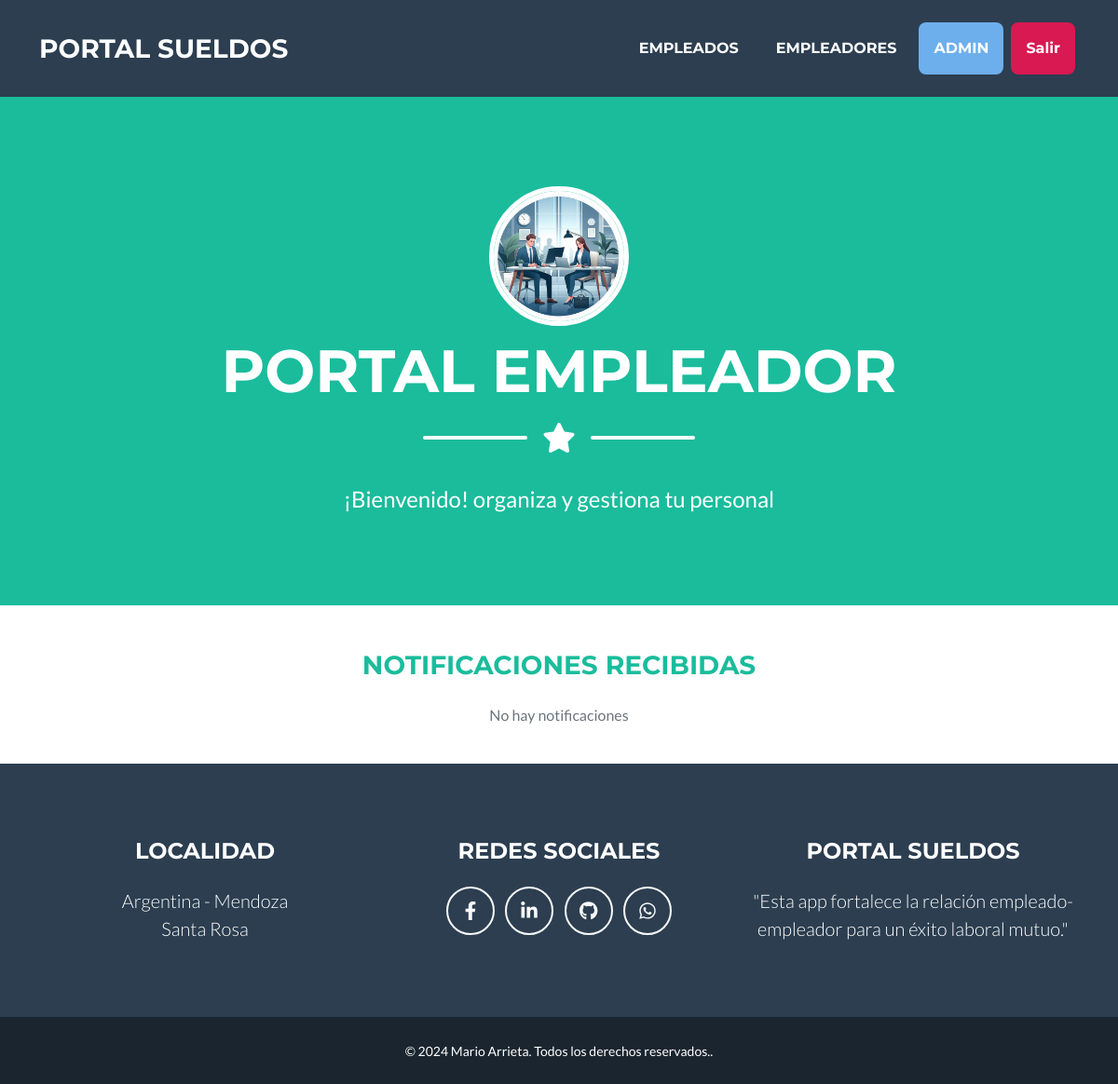
Page /empleador/inicio/ (signed in) on the earlier database version.
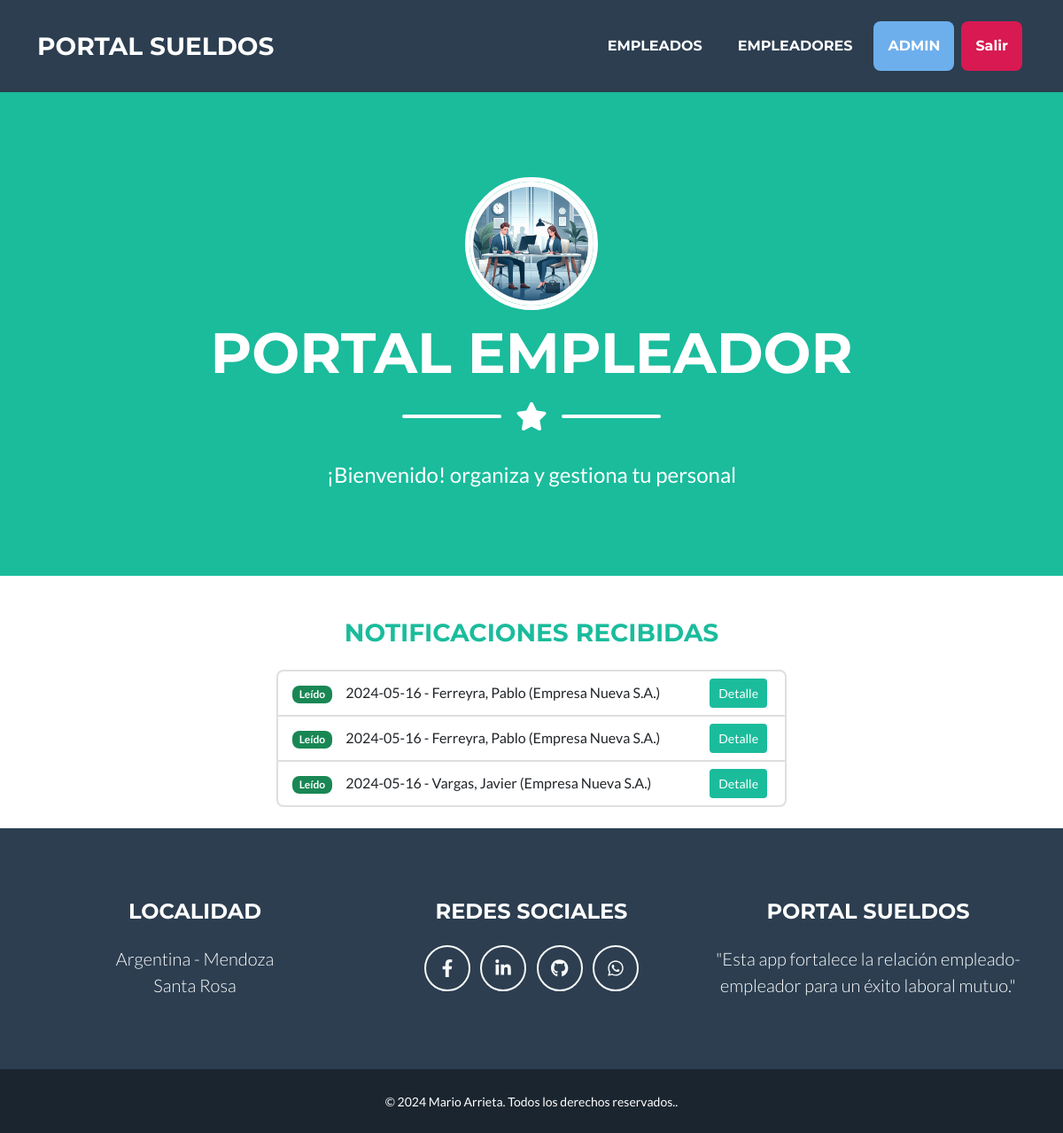
Same page on the later database version.
### empleado/models.py (models this page shows)
class Notificaciones(models.Model):
    empleado = models.ForeignKey (Empleado, on_delete=models.CASCADE, verbose_name= "Empleado")
    fecha_notificacion = models.DateField(auto_now=True, verbose_name="Fecha de Notificación")
    tipo = models.CharField(max_length=20, choices=tipo_notificacion, verbose_name= "Tipo")
    descripcion = models.CharField(null= True, blank=True, max_length=200, verbose_name="Descripcion")
    imagen = models.ImageField(upload_to="notificaciones", null=True, blank=True)
    visto = models.BooleanField (editable = False, default=False, verbose_name="Visto")
    def __str__(self):
        return f"{self.fecha_notificacion}  - {self.empleado.apellido}, {self.empleado.nombre} ({self.empleado.empleador.razonSocial.title()})"
    class Meta:
        verbose_name_plural = "Notificaciones"

### empleador/models.py (models this page shows, shortened)
class Empleado (models.Model):
    empleador = models.ForeignKey (Empleador, on_delete=models.CASCADE, verbose_name="Empleador")
    apellido = models.CharField(max_length=50, verbose_name="Apellido")
    nombre = models.CharField(max_length=50, verbose_name="Nombre")
    cuil = models.PositiveIntegerField(validators=[validate_cuil_length], unique=True, verbose_name="CUIL")
    fecha_ingreso = models.DateField(verbose_name="Fecha de ingreso")
    email = models.EmailField(verbose_name= "e-Mail ")
    class Meta:
        verbose_name = "Empleado"
        verbose_name_plural = "Empleados"

class Empleador (models.Model):
    razonSocial = models.CharField(max_length=50, verbose_name="Razon Social")
    cuit = models.PositiveIntegerField(validators=[validate_cuil_length], unique=True, verbose_name="CUIT")
    email = models.EmailField(verbose_name="e-Mail")
    class Meta:
        verbose_name = "Empleador"
        verbose_name_plural = "Empleadores"

### empleador/views.py (the view)
class NotificacionesRead(LoginRequiredMixin, ListView):
    model = Notificaciones
    template_name = "empleador/index.html"
    login_url = reverse_lazy ("empleador:login")

### empleador/templates/empleador/index.html (shortened to what this page needs)
{% extends 'core/base.html' %}
{% load static %}
{% block  titulo%}
    <li class="nav-item mx-0 mx-lg-1">
        <a class="nav-link py-3 px-0 px-lg-3 rounded" href="{% url 'empleador:empleado_buscar' %}">Empleados</a>
    </li>
    <li class="nav-item mx-0 mx-lg-1">
        <a class="nav-link py-3 px-0 px-lg-3 rounded" href="{% url 'empleador:empleador_buscar' %}">Empleadores</a>
    </li>
    <li class="nav-item mx-0 mx-lg-1">
        {% if user.avatar_empleador %}
            <div style="width: 50px; height: 50px; overflow: hidden; border-radius: 50%;">
                <img src="{{ user.avatar_empleador.avatar.url }}" alt="{{ user.username }}'s Profile Picture" style="width: 100%; height: 100%; object-fit: cover;">
            </div>
        {% else %}
            <a class="nav-link py-3 px-0 px-lg-3 rounded" style="background-color: #6dafec; padding: 5px 10px; border-radius: 5px;">{{ user.username }}</a>
        {% endif %}
    </li>
    <li class="nav-item mx-0 mx-lg-1">
        <form action="{% url 'core:logout' %}" method="post">
            <button type="submit" class="nav-link py-3 px-0 px-lg-3 rounded" style="background-color: #d81952; padding: 5px 10px; border-radius: 5px; border: none; color: white;">Salir</button>
        </form>
    </li>
{% endblock titulo %}
{% block imagen %}
   {% static 'empleador/img/empleador.webp' %}
{% endblock imagen %}
{% block pagina%}
   PORTAL EMPLEADOR
{% endblock pagina%}
{% block mensaje%}
    ¡Bienvenido! organiza y gestiona tu personal
{% endblock mensaje%}
{% block formulario %}
        <br>
        <div class="row justify-content-center m-0 mt-4">
            <div class="col-lg-12 text-center">
                <h3 class="text-primary mb-4">NOTIFICACIONES RECIBIDAS</h3>
            </div>
        </div>
        {% if object_list %}
        <div class="row justify-content-center m-0">
            <div class="col-lg-6  ">
                <ul class="list-group">
                    {% for notificaciones in object_list %}
                    <li class="list-group-item d-flex justify-content-between align-items-center">
                        <div>
                            {% if notificaciones.visto %}
                                <span class="badge bg-success">Leído</span>&nbsp;&nbsp;&nbsp;&nbsp;
                            {% else %}
                                <span class="badge bg-warning text-dark">No leído</span>&nbsp;&nbsp;&nbsp;&nbsp;
                            {% endif %}
                                {{notificaciones}}
                       </div>
                        <div>
                            <a href="{% url 'empleador:notificaciones_detail' notificaciones.id %}" class="btn btn-sm btn-primary mx-1">Detalle</a>
                        </div>
                    </li>
                    {% endfor %}
                </ul>
            </div>
        </div>
        <br>
        {% else %}
        <div class="row justify-content-center m-0">
            <div class="col-lg-5 text-center">
                <p class="text-muted">No hay notificaciones</p>
            </div>
        </div>
        <br>
        {% endif %}
{% endblock formulario%}

Differences in the rows shown:
added Notificaciones: visto "Leído", fecha_notificacion+empleado "2024-05-16 - Ferreyra, Pablo (Empresa Nueva S.A.)"
added Notificaciones: visto "Leído", fecha_notificacion+empleado "2024-05-16 - Ferreyra, Pablo (Empresa Nueva S.A.)"
added Notificaciones: visto "Leído", fecha_notificacion+empleado "2024-05-16 - Vargas, Javier (Empresa Nueva S.A.)"
Other differences:
text no longer shown: "No hay notificaciones"
